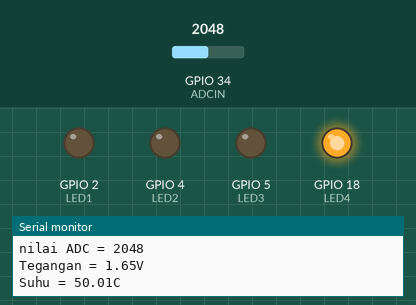
This program was run on a simulated ESP32. On the bench: output pins drawn as LEDs (lit = HIGH), the last lines printed to the serial monitor. The test bench sets the inputs (shaded band); at power-on: GPIO 34 (ADCIN) = 2048.

Above: at 1.7 s.
1.8 s: GPIO 34 (ADCIN) set to 1280
3.7 s: GPIO 34 (ADCIN) set to 1188
At 5.2 s:
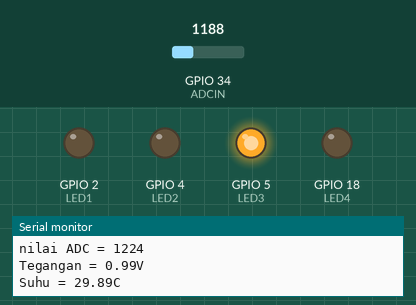
5.5 s: GPIO 34 (ADCIN) set to 862
8.2 s: GPIO 34 (ADCIN) set to 763
At 8.9 s:
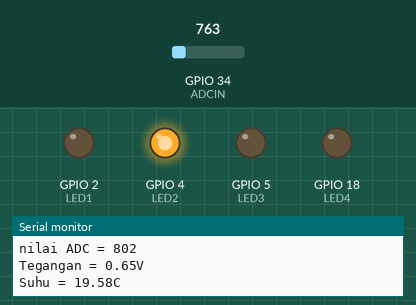
10.0 s: GPIO 34 (ADCIN) set to 430
12.7 s: GPIO 34 (ADCIN) set to 381
At 13.6 s:
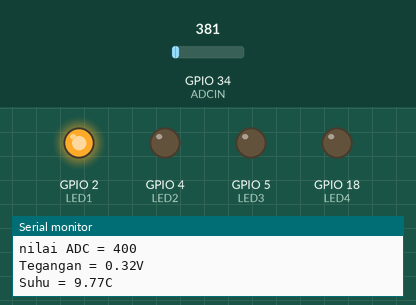
Timing chart, 0 to 15.5 s (numbered marks = the images above; inputs shaded):
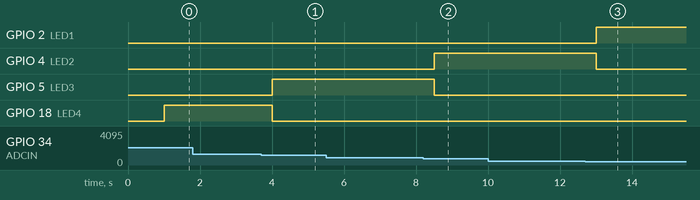

Measured:
- the behaviour switches between 1229 and 1228 on GPIO 34 (ADCIN) (found by bisection; images 0 and 1)
- the behaviour switches between 819 and 818 on GPIO 34 (ADCIN) (found by bisection; images 1 and 2)
- the behaviour switches between 410 and 409 on GPIO 34 (ADCIN) (found by bisection; images 2 and 3)
- after the input at 3.7 s, GPIO 5 (LED3): LOW → HIGH after 0.30 s; GPIO 18 (LED4): HIGH → LOW after 0.30 s
- after the input at 8.2 s, GPIO 4 (LED2): LOW → HIGH after 0.31 s; GPIO 5 (LED3): HIGH → LOW after 0.31 s
- after the input at 12.7 s, GPIO 2 (LED1): LOW → HIGH after 0.31 s; GPIO 4 (LED2): HIGH → LOW after 0.31 s

The program:

main.cpp
```cpp
//ADC+TUGAS====================
#include <Arduino.h>
#define ADCIN 34
#define LED1 2
#define LED2 4
#define LED3 5
#define LED4 18

int POT[5];
int POTAVG;
float v, t;
void setup()
{
  pinMode(LED1, OUTPUT);
  pinMode(LED2, OUTPUT);
  pinMode(LED3, OUTPUT);
  pinMode(LED4, OUTPUT);
  Serial.begin(115200);
  delay(500);
}

void loop()
{
  for (int i = 0; i < 5; i++)
  {
    POT[i] = analogRead(ADCIN);
    delay(100);
    POTAVG = (POT[0] + POT[1] + POT[2] + POT[3] + POT[4]) / 5;
  }

  Serial.print("nilai ADC = ");
  Serial.println(POTAVG);
  v = ((float)POTAVG / 4095) * 3.3;
  String printv = "Tegangan = " + String(v) + "V";
  Serial.println(printv);
  t = (v / 3.3) * 100;
  String printt = "Suhu = " + String(t) + "C";
  Serial.println(printt);
  if (t < 10)
  {
    digitalWrite(LED1, HIGH);
    digitalWrite(LED2, LOW);
    digitalWrite(LED3, LOW);
    digitalWrite(LED4, LOW);
  }
  else if (t >= 10 && t < 20)
  {
    digitalWrite(LED2, HIGH);
    digitalWrite(LED1, LOW);
    digitalWrite(LED3, LOW);
    digitalWrite(LED4, LOW);
  }
  else if (t >= 20 && t < 30)
  {
    digitalWrite(LED3, HIGH);
    digitalWrite(LED1, LOW);
    digitalWrite(LED2, LOW);
    digitalWrite(LED4, LOW);
  }
  else
  {
    digitalWrite(LED4, HIGH);
    digitalWrite(LED1, LOW);
    digitalWrite(LED2, LOW);
    digitalWrite(LED3, LOW);
  }

  delay(1000);
}
```
